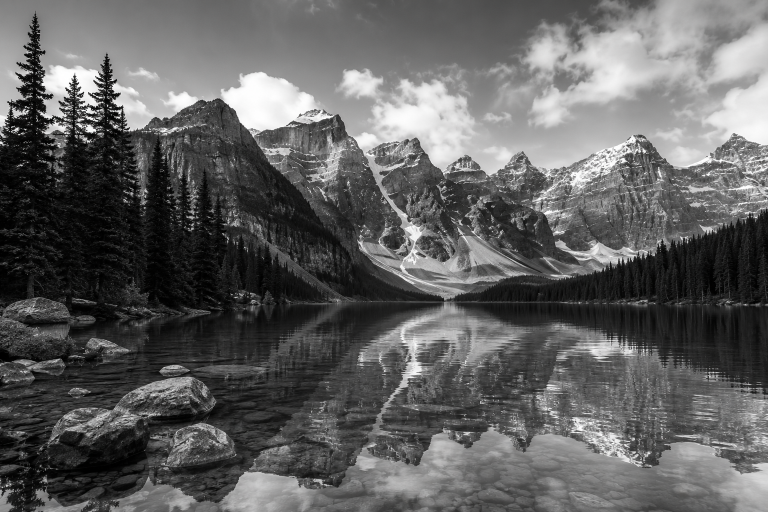
#> input picture 2/gray-nature.png, 1536 x 1024 px (shown at 1/2 size)
$ jupyter execute SVD_Final_Edition.ipynb
#> lines starting #> are read from the running program, lines starting #| are printed output that depends on the picture
<div dir=ltr align=center>

<br>
<font>
<div dir=ltr align=center>
<div dir=ltr align=center>
<font color=0F5298 size=7>
    Linear Algebra <br>
<font color=2565AE size=5>
    Computer Engineering Department <br>
    Hamidreza Rabiee <br>
    Maryam Ramezani <br>
    Spring 2026<br>
<font color=3C99D size=5>
    Practical HomeWork 2<br>
    SVD<br>
<font color=696880 size=4>
    Sajad Fathian

____

<div style="font-size: 28px; font-family: Arial, Helvetica, sans-serif;">
    <b>Amirshayan Soleimani<br>403106108</b>
</div>

<div dir="rtl"
     style="text-align: right;
            font-family: Tahoma, Arial, sans-serif;
            font-size: 22px;
            line-height: 2;">
    <p>
        لینک ویدیو توضیحات:<br>
        <a href="https://my.sharif.edu/apps/files/?dir=/&fileid=1230917"
           style="font-size: 22px;">
            https://my.sharif.edu/apps/files/?dir=/&fileid=1230917
        </a>
    </p>
</div>

# <font color='#e74c3c'> Cell 0: The Architect's Duty — Important Instructions</font>

---

<div style='background-color: #2c0b0e; padding: 20px; border-radius: 10px; border-left: 5px solid #e74c3c;'>

> **There are some duties in the markdown text that colored by <span style="color:#e74c3c; font-weight:bold;">RED</span> requires your input.** You must replace the `?` placeholders with the correct values to complete the transformations!

> **In the code parts you should fill the `TODO` parts**

</div>

---

[cell 1]
# ==========================================
# CELL 1: THE ARMORY (Imports & Setup)
# ==========================================

import seaborn as sns
import os
import numpy as np
import matplotlib.pyplot as plt
from PIL import Image
import pandas as pd

# Print a success message so you know the kernel is ready
print("✅ All libraries successfully imported! The notebook is ready to run.")

# <font color='#b8860b'>🌲 Part 1: The Geometric Intuition - Matrices as Transformation Machines</font>

Before we jump into image compression or complex datasets, let's understand what Singular Value Decomposition (SVD) actually does to space.

In linear algebra, any matrix $A$ (for example, a $2 \times 2$ matrix) can be thought of as a **transformation machine**. It takes points in space and moves them. If we have a perfect unit circle in 2D space, multiplying those points by matrix $A$ will stretch and rotate that circle into an **ellipse**.

SVD tells us that this complex transformation can always be broken down into three simple, distinct steps:
$$A = U \Sigma V^T$$

1. **$V^T$ (First Rotation):** Rotates the input space to align with the matrix's preferred directions.
2. **$\Sigma$ (Stretching):** Stretches or shrinks the space along the axes. The numbers on the diagonal of this matrix are the **Singular Values**. They tell us exactly how long the major and minor axes of our new ellipse will be!
3. **$U$ (Second Rotation):** Rotates the stretched shape into its final position.

In the code below, we will generate a circle, apply a random transformation matrix to it, and use SVD to magically find and draw the exact principal axes (diameters) of the resulting ellipse.

## <font color='#b8860b'>🌲 Part 1.1: Building the Transformation Matrix</font>

**Objective:** We want to construct a single $2 \times 3$ matrix ($A$) that transforms a 3D sphere into a 2D ellipse (where the $x$-axis is scaled by 2, and the $z$-axis is flattened), and then rotates that ellipse by $45^\circ$.

#### Step 1: The Scaling & Projection Matrix ($S$)
First, build a $2 \times 3$ matrix that takes a 3D coordinate vector $(x, y, z)$ and scales it:
* **Stretch:** Multiply the $x$-axis by 2.
* **Preserve:** Keep the $y$-axis exactly the same (multiply by 1).
* **Flatten:** Remove the depth along the $z$-axis entirely.

<span style="color:red;">*Write down your matrix $S$:*</span>
$$S = \begin{bmatrix} 2 & 0 & 0 \\ 0 & 1 & 0 \end{bmatrix}$$

#### Step 2: The Rotation Matrix ($R$)
Next, we need to rotate our 2D shape by $45^\circ$. We know you can use the standard 2D rotation matrix formula:
$$R = \begin{bmatrix} \cos(\theta) & -\sin(\theta) \\ \sin(\theta) & \cos(\theta) \end{bmatrix}$$

<span style="color:red;">*Plug in $\theta = 45^\circ$ to find your matrix $R$ :*</span>
$$R = \begin{bmatrix} 0.7 & -0.7 \\ 0.7 & 0.7 \end{bmatrix}$$

#### Step 3: The Composite Matrix ($A$)
To combine these geometric actions into a single step, we multiply the matrices. Because we want to flatten and scale *first*, and rotate *second*, we must read from **right to left** and multiply $R \times S$.

<span style="color:red;">*Perform the matrix multiplication to find the final composite matrix $A$:*</span>

$$A = R \times S$$

$$A = \begin{bmatrix} 0.7 & -0.7 \\ 0.7 & 0.7 \end{bmatrix} \begin{bmatrix} 2 & 0 & 0 \\ 0 & 1 & 0 \end{bmatrix}$$

$$A = \begin{bmatrix} 1.4 & -0.7 & 0 \\ 1.4 & 0.7 & 0 \end{bmatrix}$$

[cell 2]
# Step 1: The Scaling & Projection Matrix (S)
# TODO: Build matrix S using np.array
# Goal: Double the x-axis, preserve the y-axis, and flatten the z-axis.
S = np.array([[2,0,0],[0,1,0]])

# Step 2: The Rotation Matrix (R)
# TODO: Build matrix R using np.array
# Goal: Rotate the 2D shape by 45 degrees.
theta = np.pi / 4
R = np.array([
    [np.cos(theta), -np.sin(theta)],
    [np.sin(theta), np.cos(theta)]
])

# Step 3: The Composite Matrix (A)
# TODO: Use the correct Python matrix multiplication operator to combine R and S.
# Hint: Remember that geometric transformations apply right-to-left!
A = R@S

# --- DO NOT EDIT BELOW THIS LINE --- #
print("--- Matrix S (Scaling & Projection) ---")
print(S)

print("\n--- Matrix R (Rotation 45 Degrees) ---")
print(R)

print("\n--- Final Composite Matrix A ---")
print(A)

## <font color='#b8860b'>🌲 Part 1.2: The SVD Breakdown — Geometry in Motion</font>

**Objective:** Decompose any linear transformation matrix $A$ into its three fundamental geometric actions: **Rotation**, **Scaling**, and **Rotation**. This reveals the "skeleton" of how space is morphed.

#### 1. The General Theory: How SVD Transforms Space
Any linear transformation $A$ can be decomposed into $A = U \Sigma V^T$. Regardless of the dimensions of the matrix, the transformation always follows this rigid geometric sequence:

1.  **Alignment ($V^T$):** The first step is a rotation in the domain space. $V^T$ pivots the input coordinate system to align with the directions that will eventually be the principal axes of the transformed shape.
2.  **Stretching & Squashing ($\Sigma$):** This is the heart of the transformation. $\Sigma$ is a diagonal matrix that scales space along those aligned axes. If the target space has fewer dimensions than the input space, $\Sigma$ effectively "squashes" the unnecessary dimensions (like the $z$-axis) to zero.
3.  **Final Orientation ($U$):** The final step is a rotation in the target space. $U$ takes the stretched/squashed shape and rotates it into its final position and orientation.

---

#### 2. Application: Visualizing our Transformation
Now, we return to the specific matrix **$A$** that you constructed in Part 1.1. We want to see this general theory manifest step-by-step for our specific case.

We will decompose our matrix $A$ and track both the **3D Sphere** and the **Basis Vectors ($i, j, k$)** as they undergo this exact sequence:

* **Step 1 ($V^T$):** See how the sphere rotates to prepare for the squash.
* **Step 2 ($\Sigma$):** Observe the sphere flattening into a 2D ellipse as the $z$-axis vanishes.
* **Step 3 ($U$):** Watch the final rotation that locks your ellipse into its $45^\circ$ orientation.

[cell 3]
# 1. Generate a 3D Sphere (The Input)
radius = 2.5
u, v = np.mgrid[0:2*np.pi:30j, 0:np.pi:15j]
sphere = radius * np.vstack((np.cos(u)*np.sin(v), np.sin(u)*np.sin(v), np.cos(v))).reshape(3, -1)

# ==============================================================
# TODO 1: Perform the SVD Decomposition
# Use numpy's linear algebra library to decompose matrix A. (np.linalg.svd(A))
# ==============================================================

U, S, VT = np.linalg.svd(A)

# ==============================================================
# TODO 2: Build the Sigma Matrix
# 'S' is just a 1D array of numbers. Create matrix called 'Sigma' with full dimension
# and place the values of 'S' on its main diagonal.
# ==============================================================
Sigma = np.array([[S[0],0,0],[0,S[1],0]])

# ==============================================================
# Print the hidden mechanics discovered by SVD
# ==============================================================
print("\n--- Matrix V^T (The Initial 3D Alignment) ---")
print(np.round(VT, 3))

print("\n--- Singular Values ---")
print(np.round(S, 3))

print("\n--- Matrix Sigma (The Scaling & Dimensionality Reduction) ---")
print(np.round(Sigma, 3))

print("\n--- Matrix U (The Final 2D Rotation) ---")
print(np.round(U, 3))


# Define 3D Basis Vectors [i, j, k] (The "Skeleton" of our space)
basis = np.eye(3)

# ==============================================================
# TODO 3: The Geometric Pipeline
# Apply the SVD matrices to the 'sphere' step-by-step.
# Remember: Apply transformations from right to left! (VT, then Sigma, then U)
# Use the '@' operator for matrix multiplication.
# ==============================================================
stage_1_original = sphere
stage_2_rotated = VT @ stage_1_original      # Apply VT to the sphere
stage_3_squashed = Sigma @ stage_2_rotated   # Apply Sigma to stage_2
stage_4_final    = U @ stage_3_squashed      # Apply U to stage_3

stages = [stage_1_original, stage_2_rotated, stage_3_squashed, stage_4_final]

# ==============================================================
# TODO 4: Transform the Basis Vectors (The "Skeleton")
# Now, apply the exact same sequence of transformations to the 'basis' vectors.
# This will visually demonstrate how the X, Y, and Z axes are rotated and squashed.
# Hint: Use the '@' operator, just like you did for the sphere!
# ==============================================================
basis_1_original = basis
basis_2_rotated  = VT@basis_1_original  # Apply VT to basis_1_original
basis_3_squashed = Sigma@basis_2_rotated  # Apply Sigma to basis_2_rotated
basis_4_final    = U@basis_3_squashed  # Apply U to basis_3_squashed

basis_stages = [basis_1_original, basis_2_rotated, basis_3_squashed, basis_4_final]

titles = ["1. Original Sphere", "2. After $V^T$ (3D Rotation)", "3. After $\Sigma$ (Squash to 2D)", "4. After $U$ (2D Rotation)"]

# ==============================================================
# 5. Plotting everything (DO NOT EDIT THIS SECTION)
# ==============================================================
fig = plt.figure(figsize=(20, 5))

for i, stage in enumerate(stages):
    is_3d = (stage.shape[0] == 3)
    ax = fig.add_subplot(1, 4, i+1, projection='3d' if is_3d else None)

    if is_3d:
        ax.scatter(stage[0], stage[1], stage[2], c=stage[2], cmap='viridis', alpha=0.1)
        ax.set_xlim([-5, 5]); ax.set_ylim([-5, 5]); ax.set_zlim([-5, 5])
    else:
        ax.scatter(stage[0], stage[1], c=stage[1], cmap='viridis', alpha=0.3)
        ax.set_xlim([-5, 5]); ax.set_ylim([-5, 5])
        ax.grid(True)
        ax.set_aspect('equal')

    b = basis_stages[i]
    colors = ['r', 'g', 'b']
    for j in range(b.shape[1]):
        vec = b[:, j]
        if is_3d:
            ax.quiver(0, 0, 0, vec[0], vec[1], vec[2], color=colors[j], linewidth=3)
        else:
            ax.quiver(0, 0, vec[0], vec[1], color=colors[j], angles='xy', scale_units='xy', scale=1, linewidth=3)

    ax.set_title(titles[i], fontweight='bold')

plt.tight_layout()
plt.show()
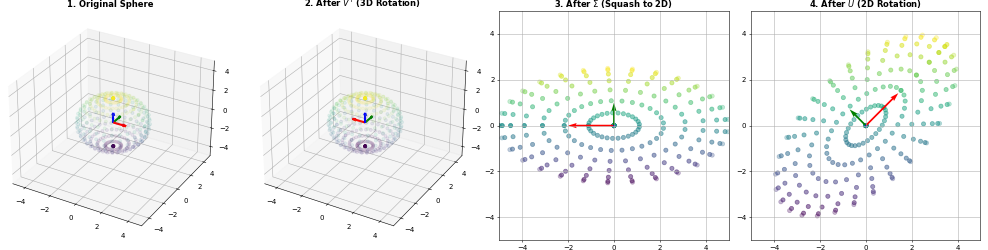
#> figure drawn by matplotlib, 4 panels

# <font color='#8a9a5b'>🧩 Part 2: Image Compression — Keeping Only What Matters</font>

Now that we have seen how SVD transforms and stretches space geometrically, let's use the exact same idea to solve a real problem:

**How can we store an image using much less information while preserving most of what we see?**

An image is actually just a matrix. For a grayscale image:

$$
A \in \mathbb{R}^{m\times n}
$$

Each entry of the matrix represents the brightness of one pixel:
- 0 → black
- 255 → white
- values in between → shades of gray

Instead of storing every pixel directly, Singular Value Decomposition lets us rewrite the image as:

$$
A = U\Sigma V^T
$$

This decomposition reveals something surprising: The image can be represented as a sum of **rank-1 image layers**.

$$
A = \sigma_1u_1v_1^T + \sigma_2u_2v_2^T + \cdots + \sigma_ru_rv_r^T
$$

Each term adds more visual detail to the image. The singular values:

$$
\sigma_1 \ge \sigma_2 \ge \cdots \ge \sigma_r
$$

measure how important each layer is.

* **Large singular values capture:** major shapes, strong contrasts, and overall structure.
* **Small singular values capture:** tiny details, textures, and noise.

---

## The Compression Idea

Instead of keeping every singular value, we keep only the first $k$ largest ones. This creates an approximation:

$$
A_k = U_k\Sigma_kV_k^T
$$

where:
- $U_k$ → first $k$ columns of $U$
- $\Sigma_k$ → first $k$ singular values
- $V_k^T$ → first $k$ rows of $V^T$

This is called the **rank-k approximation**.

---

## Why Does This Compress the Image?

Originally, storing the image requires $m \times n$ numbers.

After SVD compression, we only store $k(m+n+1)$ numbers:
- $mk$ numbers for $U_k$
- $k$ singular values
- $nk$ numbers for $V_k$

If $k \ll \min(m,n)$, then we save a huge amount of storage.

---

## Measuring Information: The "Energy" of an Image

How do we know what value to choose for $k$? We measure the **Energy**.

In linear algebra and signal processing, "energy" is a mathematical term for *information* or *variance*. The amount of information contained in each layer is proportional to the square of its singular value ($\sigma_i^2$).

To mathematically measure how much of the original image's "essence" we have kept, we calculate the **Cumulative Energy Ratio**:

$$
\text{Energy Retained} = \frac{\sum_{i=1}^{k} \sigma_i^2}{\sum_{i=1}^{r} \sigma_i^2}
$$

This gives us a percentage (like $0.98$ or $98\%$). It allows us to set a target—like keeping 98% of the visual information—and let the math dictate exactly how many singular values ($k$) we need to achieve it.

---

## What Will We Observe?

As we gradually increase $k$:
- **Small $k$:** Blurry image but very high compression.
- **Medium $k$:** Most important features appear.
- **Large $k$:** Image becomes almost identical to the original.

Our goal is to answer: > *How much information can we remove before humans notice?*

In the code below, we will:
1. Load an image as a matrix.
2. Compute its Singular Value Decomposition.
3. Reconstruct the image using different values of $k$.
4. Calculate the **Energy** to find the exact $k$ needed to keep 98% of the information.
5. Compare the visual quality, matrix reduction, and actual file sizes on our disk.

[cell 4]
# ==============================================================
# 1. Load the Image
# ==============================================================
IMAGE_PATH = "gray-nature.png"

if not os.path.exists(IMAGE_PATH):
    print(f"⚠️ Error: Could not find '{IMAGE_PATH}'. Please add an image to your folder.")
else:
    # Check original file size on disk
    original_file_size_kb = os.path.getsize(IMAGE_PATH) / 1024

    img = Image.open(IMAGE_PATH).convert("L")
    A = np.array(img, dtype=float)

    print(f"Original file size on disk: {original_file_size_kb:.2f} KB")
    print("Image matrix shape:", A.shape)
#| Image matrix shape: (1024, 1536)

    # Show original image (DO NOT EDIT)
    plt.figure(figsize=(6, 6))
    plt.imshow(A, cmap="gray")
    plt.title("Original Image")
    plt.axis("off")
    plt.show()

    # ==============================================================
    # TODO 1: Compute SVD
    # Use numpy to decompose the image matrix A.
    # Keep 'full_matrices=False' to save memory.
    # ==============================================================
    U, S, VT = np.linalg.svd(A,full_matrices=False)
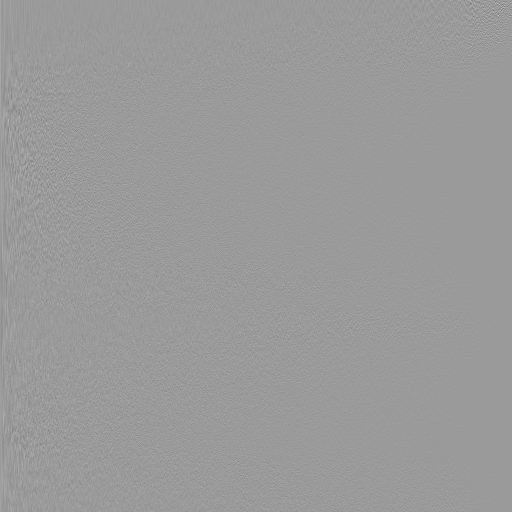
#> U: shape (1024, 1024) float64 (shown at 1/2 size); min -0.582, max 0.379, mean 8.24e-06; drawn with min black and max white
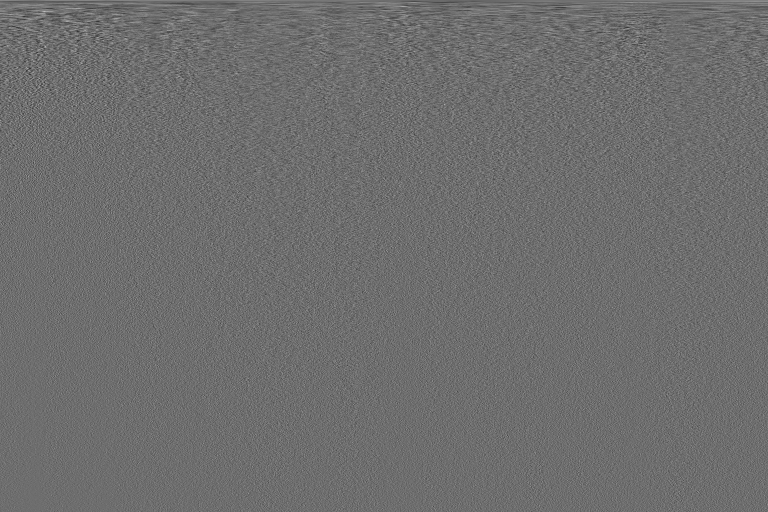
#> VT: shape (1024, 1536) float64 (shown at 1/2 size); min -0.147, max 0.193, mean 2.63e-05; drawn with min black and max white
#> S = 1024 values, max 134274.4 at index 0, min 9.67 at index 1023, mean 829.2

    print("Number of singular values:", len(S))
#| Number of singular values: 1024

    # ==============================================================
    # TODO 2: The Compression Function
    # Slice the matrices to keep only the top 'k' components,
    # then multiply them back together to form the compressed image.
    # ==============================================================
    def compress_image(U, S, VT, k):
        # 1. Slice the matrices (Keep first k columns of U, first k values of S, first k rows of VT)
        Uk = U[:, :k]
        Sk = np.diag(S[:k])
        VTk = VT[:k, :]

        # 2. Reconstruct the image (Multiply Uk, Sk, VTk right-to-left)
        compressed = Uk@Sk@VTk

        # Ensure pixel values stay valid (0 to 255)
        compressed = np.clip(compressed, 0, 255)
        return compressed


    # ==============================================================
    # TODO 3: Calculate the Storage Ratio
    # Compare how many numbers are stored in the original matrix A
    # vs. the compressed SVD matrices (Uk, Sk, VTk).
    # ==============================================================
    k_values = [5, 20, 50, 100]

    plt.figure(figsize=(16, 5))
    for i, k in enumerate(k_values):
        compressed = compress_image(U, S, VT, k)
        plt.subplot(1, len(k_values), i + 1)
        plt.imshow(compressed, cmap="gray")

        m, n = A.shape

        # Calculate how many total elements are in original vs compressed
        original_storage = n*m
        compressed_storage = (m+n+1)*k

        ratio = original_storage / compressed_storage

        plt.title(f"k={k}\n{ratio:.1f}× matrix reduction")
        plt.axis("off")
#> this loop made 4 passes
#> pass 1, in compress_image, `compressed = Uk@Sk@VTk`:
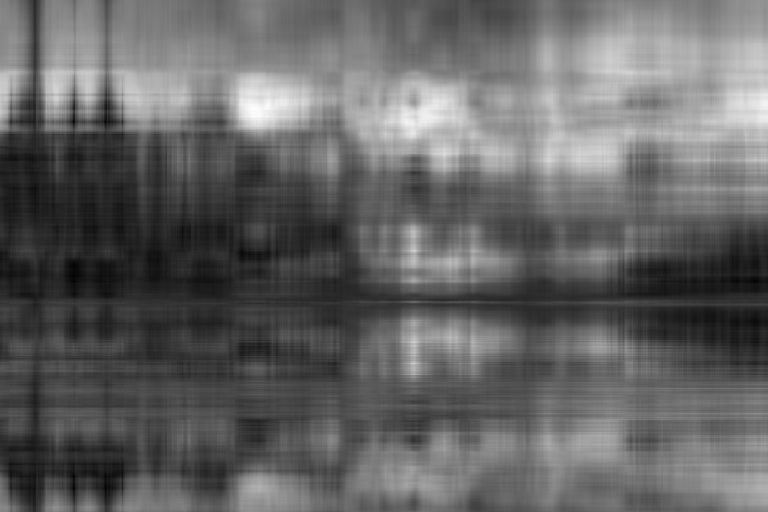
#> compressed: shape (1024, 1536) float64 (shown at 1/2 size); min -24.44, max 282.6, mean 96.5; drawn with min black and max white
#> pass 2, in compress_image (call 2), `Sk = np.diag(S[:k])`:
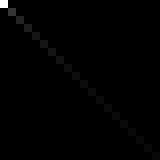
#> Sk: shape (20, 20) float64 (shown 8 times larger); min 0, max 134274.4, mean 774.3; drawn with min black and max white
#> pass 2, in compress_image (call 2), `compressed = Uk@Sk@VTk`:
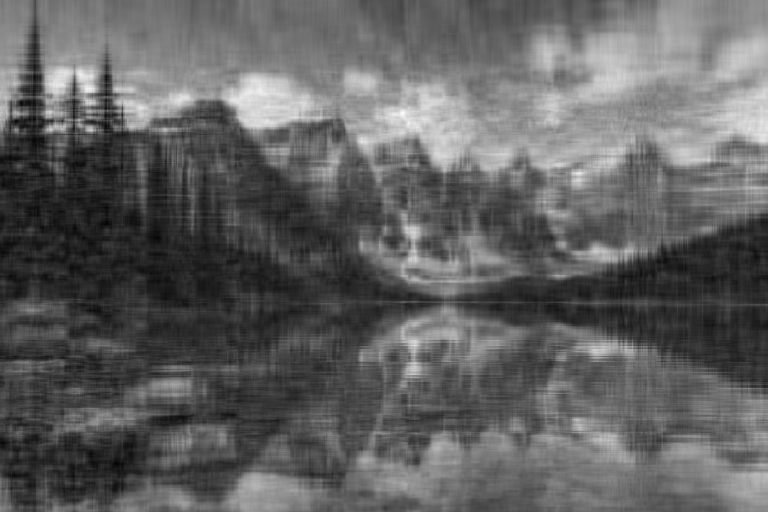
#> compressed: shape (1024, 1536) float64 (shown at 1/2 size); min -31.99, max 304.9, mean 96.6; drawn with min black and max white

    plt.tight_layout()
    plt.show()


    # ==============================================================
    # TODO 4: Calculate Energy Retained
    # Energy is the square of the singular values.
    # Calculate the cumulative energy ratio at every step k.
    # ==============================================================
    # Hint: Use np.cumsum() for a running total, divided by the total sum
    # energy should be an array with the values for every k.
    energy = np.cumsum(S**2) / np.sum(S**2)
#> energy = 1024 values from 0.856 to 1
#> (the rest of the program and of its run is left out)
